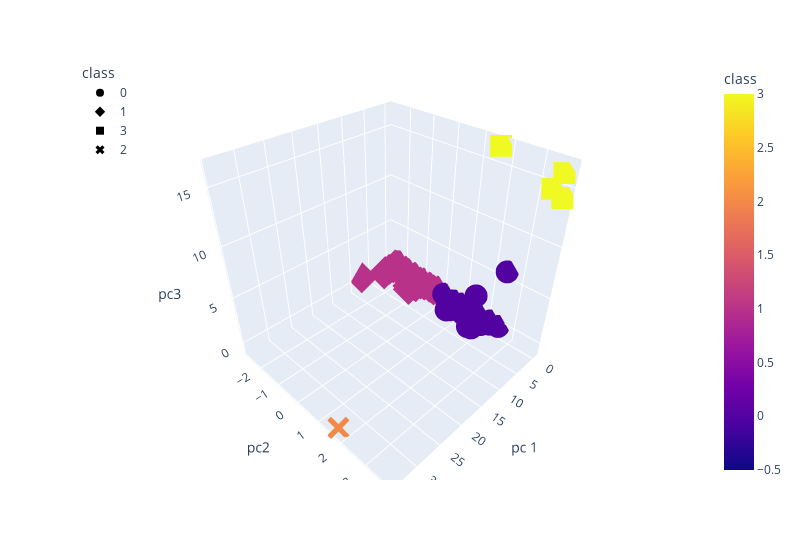

Write notebook code for a chart like this one.
### Markdown cell above
### Deliverable 4: Visualizing Cryptocurrencies Results

#### 3D-Scatter with Clusters

### Code cell
# Creating a 3D-Scatter with the PCA data and the clusters
# Plot the 3D-scatter with x="Annual Income", y="Spending Score (1-100)" and z="Age"
fig = px.scatter_3d(
    clustered_df,
    x="pc 1",
    y="pc2",
    z="pc3",
    color="class",
    symbol="class",
    hover_name="CoinName",
    hover_data=["Algorithm"],
    width=800,
)
fig.update_layout(legend=dict(x=0, y=1))
fig.show()

### Figure 1 — Plotly figure (JSON) as saved in the notebook; plotly's stock layout.template omitted (floating-point values rounded to 4 significant figures; data arrays with more than 128 entries replaced by an {"elided": "..."} marker saying what was removed)
{"data": [{"customdata": {"elided": "287x1 str values"}, "hovertemplate": "<b>%{hovertext}</b><br><br>class=%{marker.color}<br>pc 1=%{x}<br>pc2=%{y}<br>pc3=%{z}<br>Algorithm=%{customdata[0]}<extra></extra>", "hovertext": {"elided": "287 str values"}, "legendgroup": "0", "marker": {"color": {"elided": "287 int values"}, "coloraxis": "coloraxis", "symbol": "circle"}, "mode": "markers", "name": "0", "scene": "scene", "showlegend": true, "type": "scatter3d", "x": {"elided": "287 float values"}, "y": {"elided": "287 float values"}, "z": {"elided": "287 float values"}}, {"customdata": {"elided": "240x1 str values"}, "hovertemplate": "<b>%{hovertext}</b><br><br>class=%{marker.color}<br>pc 1=%{x}<br>pc2=%{y}<br>pc3=%{z}<br>Algorithm=%{customdata[0]}<extra></extra>", "hovertext": {"elided": "240 str values"}, "legendgroup": "1", "marker": {"color": {"elided": "240 int values"}, "coloraxis": "coloraxis", "symbol": "diamond"}, "mode": "markers", "name": "1", "scene": "scene", "showlegend": true, "type": "scatter3d", "x": {"elided": "240 float values"}, "y": {"elided": "240 float values"}, "z": {"elided": "240 float values"}}, {"customdata": [["Proof-of-BibleHash"], ["SHA-256 + Hive"], ["Proof-of-Authority"], ["Leased POS"]], "hovertemplate": "<b>%{hovertext}</b><br><br>class=%{marker.color}<br>pc 1=%{x}<br>pc2=%{y}<br>pc3=%{z}<br>Algorithm=%{customdata[0]}<extra></extra>", "hovertext": ["BiblePay", "LitecoinCash", "Poa Network", "Waves"], "legendgroup": "3", "marker": {"color": [3, 3, 3, 3], "coloraxis": "coloraxis", "symbol": "square"}, "mode": "markers", "name": "3", "scene": "scene", "showlegend": true, "type": "scatter3d", "x": [-0.2364, -0.3011, -0.4239, -0.4239], "y": [3.783, 1.685, 3.68, 3.435], "z": [14.25, 16.57, 16.06, 14.64]}, {"customdata": [["TRC10"]], "hovertemplate": "<b>%{hovertext}</b><br><br>class=%{marker.color}<br>pc 1=%{x}<br>pc2=%{y}<br>pc3=%{z}<br>Algorithm=%{customdata[0]}<extra></extra>", "hovertext": ["BitTorrent"], "legendgroup": "2", "marker": {"color": [2], "coloraxis": "coloraxis", "symbol": "x"}, "mode": "markers", "name": "2", "scene": "scene", "showlegend": true, "type": "scatter3d", "x": [34.07], "y": [1.682], "z": [-0.8061]}], "layout": {"coloraxis": {"colorbar": {"title": {"text": "class"}}, "colorscale": [[0, "#0d0887"], [0.1111, "#46039f"], [0.2222, "#7201a8"], [0.3333, "#9c179e"], [0.4444, "#bd3786"], [0.5556, "#d8576b"], [0.6667, "#ed7953"], [0.7778, "#fb9f3a"], [0.8889, "#fdca26"], [1, "#f0f921"]]}, "legend": {"title": {"text": "class"}, "tracegroupgap": 0, "x": 0, "y": 1}, "margin": {"t": 60}, "scene": {"domain": {"x": [0, 1], "y": [0, 1]}, "xaxis": {"title": {"text": "pc 1"}}, "yaxis": {"title": {"text": "pc2"}}, "zaxis": {"title": {"text": "pc3"}}}, "width": 800}}
